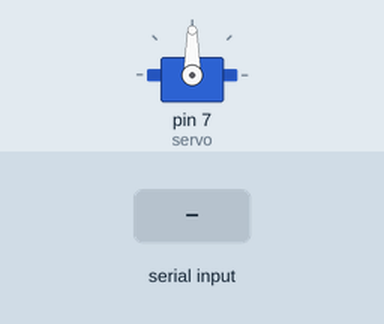
This sketch was run on a simulated Arduino Uno, built with avr-gcc and run on an emulated ATmega328P. Shown: servo. Inputs (shaded band) come from the test bench.

Above: at 1.2 s.
1.3 s: "1" received over Serial
At 1.7 s:
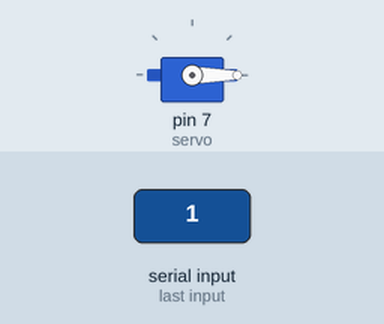
Timing chart, 0 to 4.3 s (numbered marks = the images above; inputs shaded):
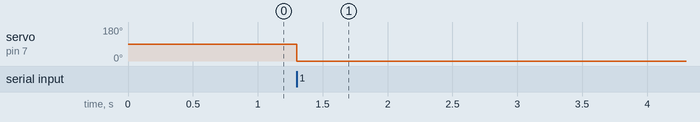

Measured:
- after the input at 1.3 s, servo on pin 7 (servo): 90° → 0° at once

The sketch:

0503_ServoMotor.ino
```cpp
//작성자 노혜민 -> 서브모터 사용해보기
//시작전에 닫고 있다가
#include <Servo.h> //서브모터를 쓰기 위한 라이브러리 추가
Servo servo; //Servo 클래스로 servo객체 생성
int value=0; // 각도 조절을 위한 변수 value

void setup() {

  servo.attach(7); //멤버 함수인 attach:핀 설정
  Serial.begin(9600); //시리얼 모니터 사용하기 위한 선언
}

void loop() {

  if(Serial.available())//시리얼 모니터에 데이터가 입력되면
  {
    char in_data; //입력된 데이터를 담을 변수
    in_data=Serial.read(); //시리얼 모니터로 입력된 데이터 in_data로 저장

    if(in_data=='1') //입력된 데이터가 1이면?
    {
      value = value + 180; //각도를 30도 증가

      //180도가 넘으면 각도를 0으로 초기화해주기 위한 역할
      if(value == 180) //각도가 180도가 되면?
      {
        value=0; //0으로 초기화
      }
      else //그 외의 데이터가 입력되면
        value =0; //각도를 0으로 초기화

    }
      servo.write(value); //value값의 각ㄷ로 회전

  }//시리얼 모니터에 데이터가 입력되면에 대한 닫기

}//void loop문 닫기
```
